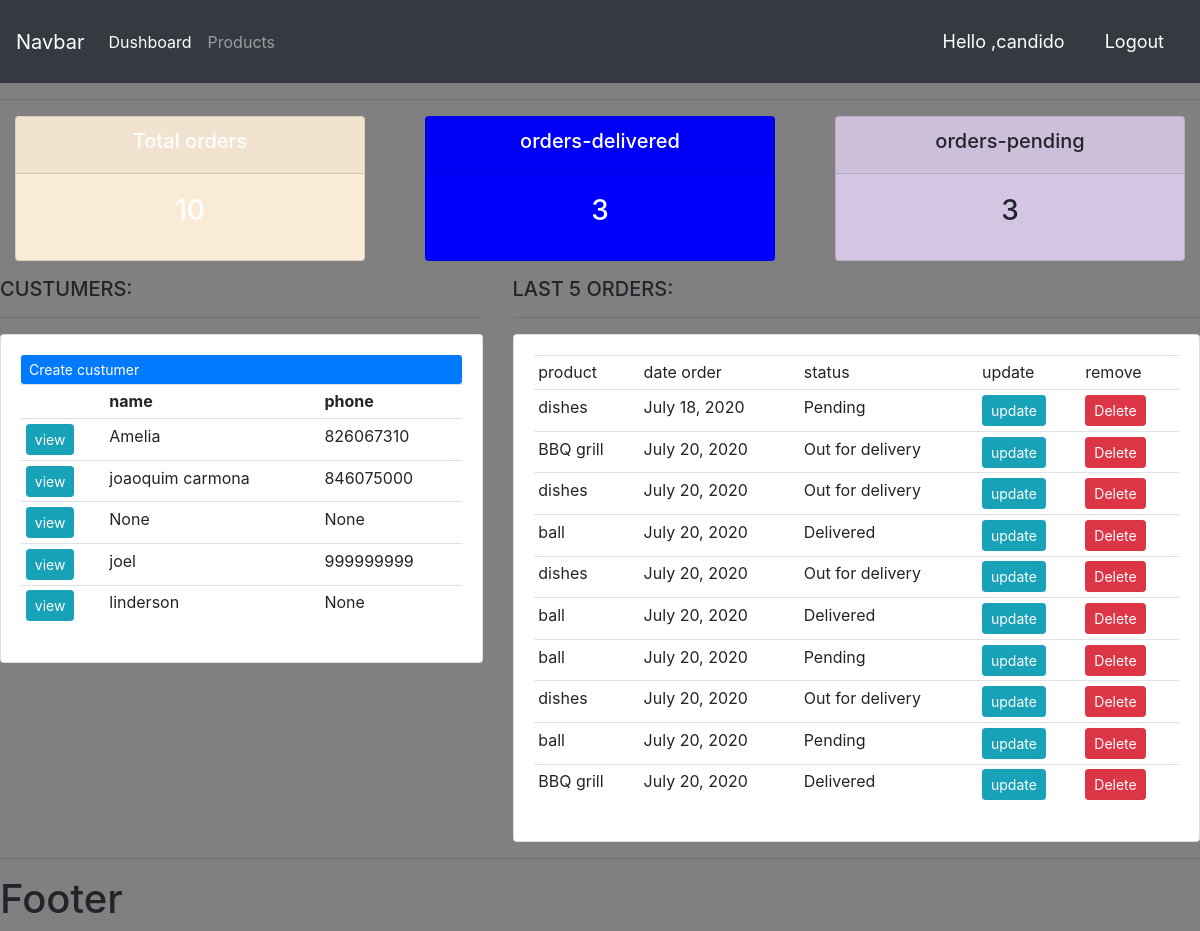
The app's page / (signed in) with its own data.
### appacounts/models.py (models this page shows, shortened)
class custumer(models.Model):
    user = models.OneToOneField(User, null=True, blank=True, on_delete=models.CASCADE)
    name = models.CharField(max_length=200,null=True)
    phone = models.CharField(max_length=200,null=True)
    email = models.CharField(max_length=200,null=True)
    profile_pic = models.ImageField(default="FB_IMG_15550090934306248.jpg", null=True, blank=True)
    date_ceated = models.DateField(auto_now_add=True,null=True)

class orders(models.Model):
    STATUS = (
            ('Pending', 'Pending'),
            ('Out for delivery','Out for delivery'),
            ('Delivered','Delivered')
        )
    custumer = models.ForeignKey(custumer,null=True,on_delete=models.SET_NULL)
    product = models.ForeignKey(product,null=True,on_delete=models.SET_NULL)
    date_created = models.DateField(auto_now_add=True,null=True)
    status = models.CharField(max_length=200,null=True,choices=STATUS)
    note = models.CharField(max_length=1000, null=True)

class product(models.Model):
    CATEGORY = (
            ('Indoor', 'Indoor'),
            ('Out Door', 'Out Door')
        )
    name = models.CharField(max_length=200,null=True)
    price = models.FloatField(null=True)
    category = models.CharField(max_length=200,null=True,choices=CATEGORY)
    description = models.CharField(max_length=200, null=True,blank=True)
    date_ceated = models.DateField(auto_now_add=True,null=True)
    tag = models.ManyToManyField(Tag)
    def __str__(self):
        return self.name

### appacounts/decorators.py (the view)
    def wrapper_function(request, *args, **kwargs):
        group = None
        if request.user.groups.exists():
            group = request.user.groups.all()[0].name
        if group == 'custumer':
            return redirect('user')
        if group == 'admin':
            return view_func(request, *args, **kwargs)

### appacounts/views.py (called while the page is built)
@login_required(login_url='login')
@admin_only
def home(request):
    orderser = orders.objects.all()
    custumers = custumer.objects.all()
    total_custumers = custumers.count()
    total_orders = orderser.count()
    delivered = orderser.filter(status='Delivered').count()
    pending = orderser.filter(status='Pending').count()
    context = {'custumers':custumers,
             'orderser':orderser,
             'total_orders':total_orders,
             'delivered': delivered,
             'pending':pending
             }
    return render(request, 'appacounts/dashboard.html',context)

### appacounts/templates/appacounts/dashboard.html
{% extends 'appacounts/main.html' %}
{% block content %}
{% include 'appacounts/status.html' %}
<div class="row">
    <div class="col-md-5">
        <h5>CUSTUMERS:</h5>
        <hr>
        <div class="card card-body">
            <a href="http://" class="btb btn-primary btn-block btn-sm" href="">Create custumer</a>
            <table class="table table-sm">
                <tr>
                    <th></th>
                    <th>name</th>
                    <th>phone</th>
                </tr>
                {% for custumer in custumers %}
                     <tr>
                         <td><a href="{% url 'custumer' custumer.id %}" class="btn-sm btn btn-info">view</a></td>
                         <td>{{ custumer.name }}</td>
                         <td>{{ custumer.phone }}</td>
                     </tr>
                 {% endfor %}
            </table>
        </div>
    </div>
    <div class="col-md-7">
        <h5>LAST 5 ORDERS:</h5>
        <hr>
        <div class="card card-body">
            <table class="table table-sm">
                <tr>
                    <td>product</td>
                    <td>date order</td>
                    <td>status</td>
                    <td>update</td>
                    <td>remove</td>
                </tr>
                {% for order in orderser %}
                        <tr>
                            <td>{{order.product}}</td>
                            <td>{{order.date_created}}</td>
                            <td>{{order.status}} </td>
                            <td><a href="{% url 'update_order' order.id %}" class="btn-sm btn btn-info">update</a></td>
                            <td><a href="{% url 'delete_order' order.id %}" class="btn-sm btn btn-danger">Delete</a></td>
                        </tr>
                {% endfor %}
            </table>
        </div>
    </div>
</div>
{% endblock %}

### appacounts/templates/appacounts/main.html (shortened to what this page needs)
{% load static %}
<!DOCTYPE html>
<html lang="en">
<head>
    <link rel="stylesheet" href="https://stackpath.bootstrapcdn.com/bootstrap/4.3.1/css/bootstrap.min.css">
    <link rel="stylesheet"  href="{% static '/css/main.css' %}">
</head>
<body>
    {% include 'appacounts/navbar.html' %}
        {% block content %}
        {% endblock %}
    <hr>
    <h1>Footer</h1>
</body>
</html>

### appacounts/templates/appacounts/navbar.html (shortened to what this page needs)
{% load static %}
<nav class="navbar navbar-expand-lg navbar-dark bg-dark">
    <a class="navbar-brand" href="#">Navbar</a>
    <div class="collapse navbar-collapse" id="navbarNav">
        <ul class="navbar-nav">
            {% if request.user.is_staff %}
            <li class="nav-item active">
                <a class="nav-link" href="{% url 'home' %}">Dushboard</a>
            </li>
            <li class="nav-item">
                <a class="nav-link" href="{% url 'products' %}">Products</a>
            </li>
            {% else %}
             <li class="nav-item">
                 <a href="{% url 'account' %}" class="nav-link">settings</a>
             </li>
            {% endif %}
        </ul>
    </div>
    <span class="hello-message">Hello ,{{ request.user }} </span>
    <span><a class="hello-message" href="{% url 'logout' %}">Logout</a></span>
</nav>

### appacounts/templates/appacounts/status.html
<hr>
<div class="row">
    <div class="col">
        <div class="col-md">
            <div class="card text-center text-white mb-3" id="total-orders">
                <div class="card-header">
                    <h5>Total orders</h5>
                </div>
                <div class="card-body">
                    <h3 class="card-title">{{total_orders}}</h3>
                </div>
            </div>
        </div>
    </div>
    <div class="col">
        <div class="col-md">
            <div class="card text-center text-white mb-3" id="orders-delivered">
                <div class="card-header">
                    <h5>orders-delivered</h5>
                </div>
                <div class="card-body">
                    <h3 class="card-title">{{ delivered }}</h3>
                </div>
            </div>
        </div>
    </div>
    <div class="col">
        <div class="col-md">
            <div class="card text-center text-black mb-3" id="orders-pending">
                <div class="card-header">
                    <h5>orders-pending</h5>
                </div>
                <div class="card-body">
                    <h3 class="card-title">{{ pending }}</h3>
                </div>
            </div>
        </div>
    </div>
</div>

### static/css/main.css (style rules this page uses)
body { background-color: gray; }
#total-orders { background-color: antiquewhite; }
#orders-delivered { background-color: blue; }
#orders-pending { background-color: rgb(212, 197, 226); }

### appacounts/templates/appacounts/navbar.html (style rules this page uses)
.hello-message { font-size: 18px; color: white; margin: 20px; }

### records on screen
custumer: name "Amelia", phone "826067310"
custumer: name "joaoquim carmona", phone "846075000"
custumer: name "None", phone "None"
custumer: name "joel", phone "999999999"
custumer: name "linderson", phone "None"
orders: product "dishes", date_created "July 18, 2020", status "Pending"
orders: product "BBQ grill", date_created "July 20, 2020", status "Out for delivery"
orders: product "dishes", date_created "July 20, 2020", status "Out for delivery"
orders: product "ball", date_created "July 20, 2020", status "Delivered"
orders: product "dishes", date_created "July 20, 2020", status "Out for delivery"
orders: product "ball", date_created "July 20, 2020", status "Delivered"
orders: product "ball", date_created "July 20, 2020", status "Pending"
orders: product "dishes", date_created "July 20, 2020", status "Out for delivery"
orders: product "ball", date_created "July 20, 2020", status "Pending"
orders: product "BBQ grill", date_created "July 20, 2020", status "Delivered"

### other values on screen
{{ request.user }} "candido"
{{ delivered }} "3"
{{ pending }} "3"
